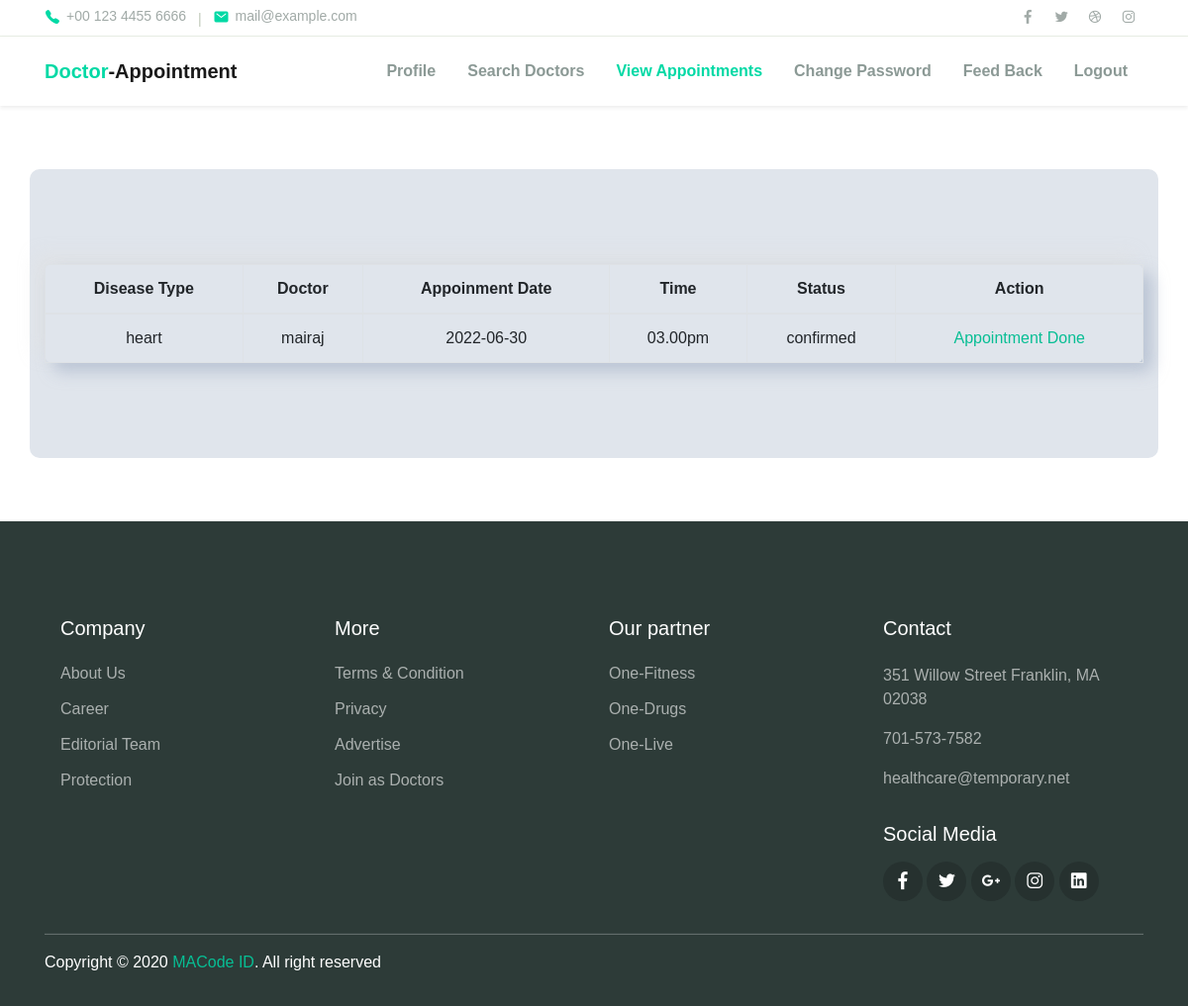
The page /patient/view_booking.php (signed in) on the database its author committed.
### tables this page shows
CREATE TABLE `booking` (
  `booking_id` int(22) NOT NULL,
  `dname` varchar(22) NOT NULL,
  `userid` int(22) NOT NULL,
  `dcontact` varchar(22) NOT NULL,
  `expertise` varchar(22) NOT NULL,
  `fee` varchar(22) NOT NULL,
  `pname` varchar(22) NOT NULL,
  `pcontact` varchar(22) NOT NULL,
  `email` varchar(111) NOT NULL,
  `address` varchar(22) NOT NULL,
  `dates` date NOT NULL,
  `tyme` varchar(22) NOT NULL,
  `payment` varchar(22) NOT NULL,
  `status` varchar(20) NOT NULL
);

### patient/view_booking.php (the view)
<?php include_once 'head.php'; ?>
<body>
    <?php
    include_once "header.php";
    ?>
    <div class="container table_container">
        <?php
        include('../config/config.php');
        $sql = " SELECT * FROM booking WHERE email = '" . $_SESSION["email"] . "'  ";
        $result = mysqli_query($conn, $sql);
        $count = mysqli_num_rows($result);
        if ($count >= 1) {
            echo "
                                <table class='table form_div  table-bordered' id='dataTable' width='100%' cellspacing='0'>
                                    <thead>
										<tr>
											<th>Disease Type</th>
											<th>Doctor</th>
											<th>Appoinment Date</th>
											<th>Time</th>
                                            <th>Status</th>
											<th>Action</th>
										</tr>
                                	</thead>";
            while ($row = mysqli_fetch_array($result)) {
                echo "<tbody>";
                echo "<tr>";
                echo "<tr>";
                echo "<td>" . $row['expertise'] . "</td>";
                echo "<td>" . $row['dname'] . "</td>";
                echo "<td>" . $row['dates'] . "</td>";
                echo "<td>" . $row['tyme'] . "</td>";
                echo "<td>" . $row['status'] . "</td>";
                if($row['status'] === "pending"){
                echo "<td><a href='php/cancel_booking.php?id=" . $row['booking_id'] . "'>Cancel</a></td>";
                 }else{
                    echo "<td><a href=''>Appointment Done</a></td>";
                 }
        ?>
        <?php
                echo "</tr>";
                echo "</tbody>";
            }
            echo "</table>";
        } else {
            print "<p align='center'>Sorry, Not booking yet..!!!</p>";
        }
        ?>
    </div>
    <?php include "footer.php"; ?>
</body>

### patient/assets/css/user-css/patient_form.css (style rules this page uses)
* { margin: 0; padding: 0; box-sizing: border-box; }
.form_div { border-radius: 8px; border: 1px solid #ffffff80; margin: auto; padding: 2rem!important; margin: 4rem auto!important; background-color: #e0e5ec; box-shadow: 9px 9px 16px rgba(163, 177, 198, 0.6), -9px -9px 16px rgba(225, 225, 225,0.5); text-align: center; }
a { text-decoration: none!important; }

### patient/assets/css/user-css/table.css (style rules this page uses)
* { margin: 0; padding: 0; box-sizing: border-box; }
.table_container { background-color: #e0e5ec!important; color: #000!important; padding: 3rem; margin: 4rem auto; border-radius: 10px; text-align: center!important; }
.form_div { border-radius: 8px; border: 1px solid #ffffff80; margin: auto; padding: 2rem!important; margin: 4rem auto; background-color: #e0e5ec; box-shadow: 9px 9px 16px rgba(163, 177, 198, 0.6), -9px -9px 16px rgba(225, 225, 225,0.5); text-align: center; }
table.dataTable { margin: 3rem auto!important; }
a { text-decoration: none!important; }

### assets/css/user-css/login.css (style rules this page uses)
* { margin: 0; padding: 0; box-sizing: border-box; }
.form_div { border-radius: 8px; border: 1px solid #ffffff80; margin: auto; padding: 2rem!important; margin-top: 4rem!important; background-color: #e0e5ec; box-shadow: 9px 9px 16px rgba(163, 177, 198, 0.6), -9px -9px 16px rgba(225, 225, 225,0.5); text-align: center; }
a { text-decoration: none!important; }

### patient/assets/css/user-css/theme.css (style rules this page uses)
:root { --primary: #00D9A5; --accent: #FF3D85; --secondary: #4E5AFE; --warning: #EED818; --info: #05B4E1; --danger: #FF4943; --success: #96C93D; --dark: #343531; --light: #F5F9F6; --cs: #596261; --grey: #6E807A; }
body { font-family: "Source Sans Pro", sans-serif; line-height: 1.5; color: #000; }
a { color: #07be94; text-decoration: none; background-color: transparent; }

### rows shown on the page
booking: expertise "heart", dname "mairaj", dates "2022-06-30", tyme "03.00pm", status "confirmed", shows "Appointment Done"
